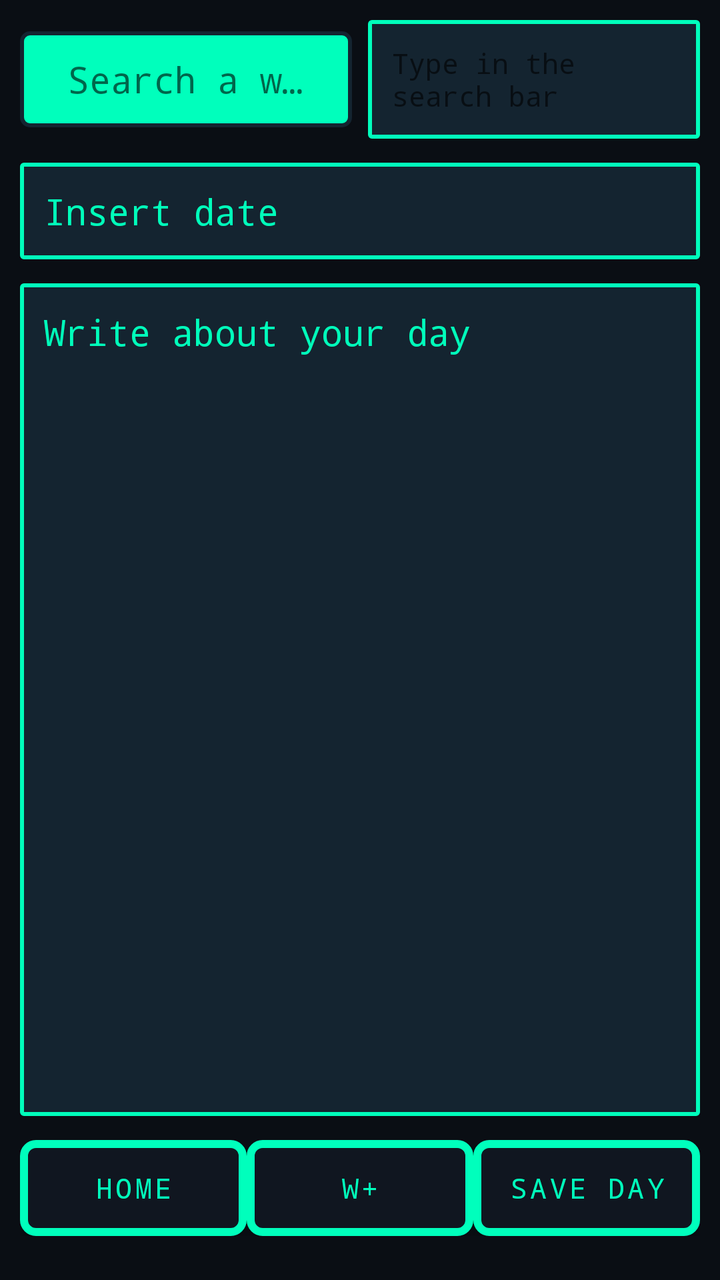
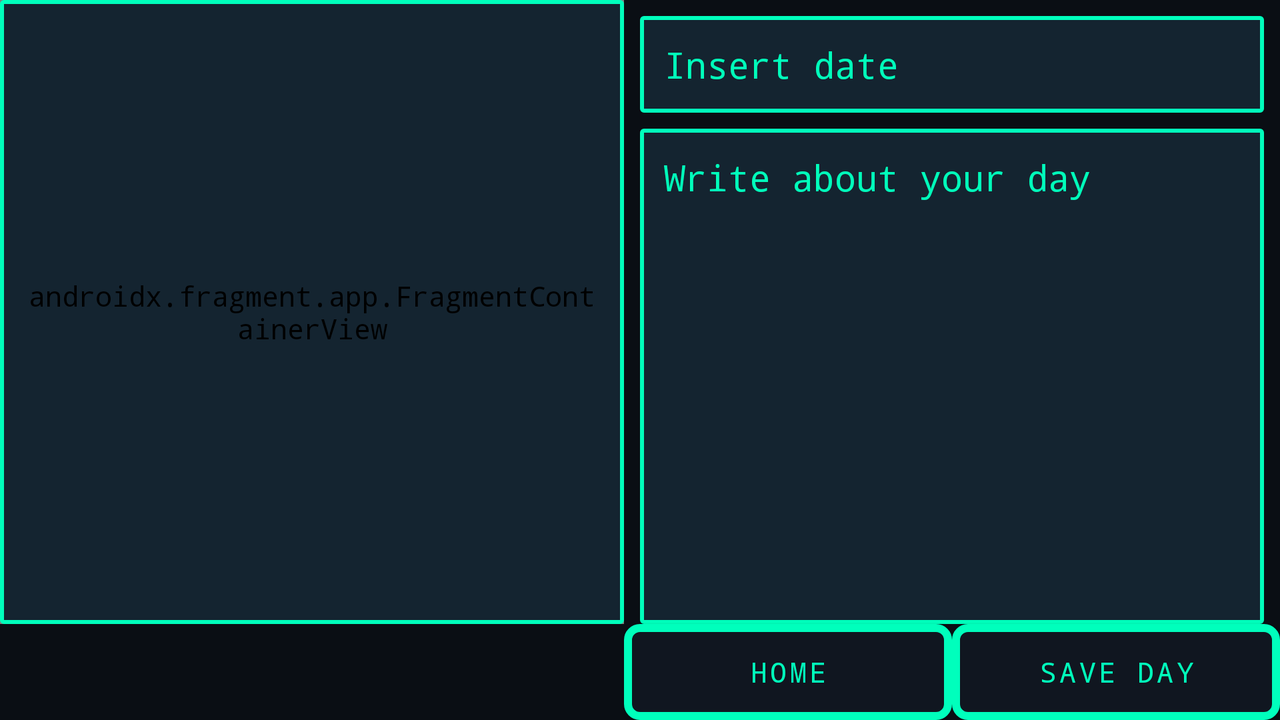

Two renders of one Android screen. The first uses the default layout on a phone; the second uses the alternative layout the repository ships for a different screen configuration, on a matching device. The two XML files are below.
<!-- AndroidManifest.xml: application theme AppTheme -->
<!-- res/layout/fragment_new_day_page.xml -->
<?xml version="1.0" encoding="utf-8"?>
<LinearLayout xmlns:android="http://schemas.android.com/apk/res/android"
    xmlns:tools="http://schemas.android.com/tools"
    android:id="@+id/word_suggestion"
    android:layout_width="match_parent"
    android:layout_height="match_parent"
    android:orientation="vertical"
    android:padding="10dp"
    tools:context=".pages.NewDayPage">

    
    <LinearLayout
        android:layout_width="match_parent"
        android:layout_height="wrap_content"
        android:gravity="center_vertical"
        android:orientation="horizontal">

        <SearchView
            android:id="@+id/wordSearchView"
            style="@style/GundamSearchView"
            android:layout_width="0dp"
            android:layout_height="wrap_content"
            android:layout_weight="1"
            android:queryHint="@string/search_a_word" />

        <TextView
            android:id="@+id/wordSuggestion"
            android:layout_width="0dp"
            android:layout_height="wrap_content"
            android:layout_marginStart="8dp"
            android:layout_weight="1"
            android:hint="@string/type_in_the_search_bar"
            android:maxLines="4"
            android:overScrollMode="always"
            android:scrollbars="vertical" />

    </LinearLayout>

    <Space
        android:layout_width="match_parent"
        android:layout_height="12dp" />

    
    <EditText
        android:id="@+id/editTextDate"
        android:layout_width="match_parent"
        android:layout_height="wrap_content"
        android:hint="@string/insert_date"
        android:inputType="none" />

    
    <Space
        android:layout_width="match_parent"
        android:layout_height="12dp" />

    <EditText
        android:id="@+id/editTextTextMultiLine"
        android:layout_width="match_parent"
        android:layout_height="0dp"
        android:layout_weight="1"
        android:gravity="start|top"
        android:hint="@string/write_about_your_day"
        android:inputType="textMultiLine" />

    

    <Space
        android:layout_width="match_parent"
        android:layout_height="12dp" />

    <LinearLayout
        android:id="@+id/linearLayout2"
        android:layout_width="match_parent"
        android:layout_height="wrap_content"
        android:orientation="horizontal">

        <Button
            android:id="@+id/home_btn"
            android:layout_width="0dp"
            android:layout_height="wrap_content"
            android:layout_weight="1"
            android:text="@string/home" />

        <Button
            android:id="@+id/fast_dictionary_btn"
            android:layout_width="0dp"
            android:layout_height="wrap_content"
            android:layout_weight="1"
            android:text="@string/Add_fast_word" />

        <Button
            android:id="@+id/save_data_btn"
            android:layout_width="0dp"
            android:layout_height="wrap_content"
            android:layout_weight="1"
            android:text="@string/Save_new_day" />

    </LinearLayout>

    <Space
        android:layout_width="match_parent"
        android:layout_height="12dp" />

</LinearLayout>
<!-- resources referenced by this layout -->
<resources>
  <string name="Add_fast_word">W+</string>
  <string name="Save_new_day">Save day</string>
  <string name="home">Home</string>
  <string name="insert_date">Insert date</string>
  <string name="search_a_word">Search a word</string>
  <string name="type_in_the_search_bar">Type in the search bar</string>
  <string name="write_about_your_day">Write about your day</string>
  <style name="GundamSearchView" parent="Widget.AppCompat.SearchView">
          <item name="android:background">@drawable/searchview_background</item>
          <item name="android:editTextColor">#00FFBC</item>
          <item name="android:textColorHint">#00796B</item>
          <item name="android:iconifiedByDefault">false</item>
          <item name="android:textCursorDrawable">@drawable/g_cursor</item>
      </style>
  <!-- drawable searchview_background (drawable) -->
  <?xml version="1.0" encoding="utf-8"?>
  <shape xmlns:android="http://schemas.android.com/apk/res/android">
      <solid android:color="#00FFBC" />
      <stroke android:width="2dp" android:color="#142430" />
      <corners android:radius="4dp" />
      <padding android:left="8dp" android:top="8dp" android:right="8dp" android:bottom="8dp"/>
  </shape>
  <!-- drawable g_cursor (drawable) -->
  <?xml version="1.0" encoding="utf-8"?>
  <shape xmlns:android="http://schemas.android.com/apk/res/android">
      <size android:width="2dp" />
      <solid android:color="#FF0000" />
  </shape>
  <style name="GundamCommandButton" parent="Widget.AppCompat.Button">
          <item name="android:background">@drawable/command_button</item> 
          <item name="android:textColor">#00FFBC</item> 
          <item name="android:padding">12dp</item>
          <item name="android:textAllCaps">true</item> 
          <item name="android:fontFamily">monospace</item> 
          <item name="android:letterSpacing">0.1</item> 
      </style>
  <style name="GundamDataField" parent="Widget.AppCompat.EditText">
          <item name="android:background">@drawable/data_field</item>
          <item name="android:textColor">#00FFBC</item> 
          <item name="android:textColorHint">#00FFBB</item> 
          <item name="android:padding">12dp</item>
          <item name="android:fontFamily">monospace</item>
          <item name="android:textCursorDrawable">@drawable/g_cursor
          </item> 
      </style>
  <style name="GundamTextView" parent="Widget.AppCompat.TextView">
          <item name="android:background">@drawable/text_view_field</item>
          <item name="android:textColor">#00FFBC</item> 
          <item name="android:padding">12dp</item>
          <item name="android:fontFamily">monospace</item>
      </style>
  <!-- drawable command_button (drawable) -->
  <?xml version="1.0" encoding="utf-8"?>
  <shape xmlns:android="http://schemas.android.com/apk/res/android">
      <solid android:color="#101620" /> 
      <stroke android:width="4dp" android:color="#00FFBC" /> 
      <corners android:radius="6dp" /> 
      <padding android:left="10dp" android:top="10dp" android:right="10dp" android:bottom="10dp" />
  </shape>
  <!-- drawable data_field (drawable) -->
  <?xml version="1.0" encoding="utf-8"?>
  <shape xmlns:android="http://schemas.android.com/apk/res/android">
      <solid android:color="#142430" /> 
      <stroke android:width="2dp" android:color="#00FFBC" /> 
      <item android:name="android:textColor">#00FFBC</item> 
      <item android:name="android:textColorHint">#00FFBB</item> 
      <corners android:radius="1dp" /> 
      <padding android:left="10dp" android:top="10dp" android:right="10dp" android:bottom="10dp" />
  </shape>
  <!-- drawable text_view_field (drawable) -->
  <?xml version="1.0" encoding="utf-8"?>
  <shape xmlns:android="http://schemas.android.com/apk/res/android">
      <solid android:color="#142430" /> 
      <stroke android:width="2dp" android:color="#00FFBC" /> 
      <item android:name="android:textColor">#00FFBC</item>
      <corners android:radius="1dp" /> 
      <padding android:left="10dp" android:top="10dp" android:right="10dp" android:bottom="10dp" />
  </shape>
  <!-- some entries are left out for length -->
</resources>
<!-- res/layout-land/fragment_new_day_page.xml (the repository's variant of the layout above) -->
<!-- drawn on the phone turned sideways -->
<?xml version="1.0" encoding="utf-8"?>
<androidx.constraintlayout.widget.ConstraintLayout xmlns:android="http://schemas.android.com/apk/res/android"
    xmlns:app="http://schemas.android.com/apk/res-auto"
    xmlns:tools="http://schemas.android.com/tools"
    android:id="@+id/word_suggestion"
    android:layout_width="match_parent"
    android:layout_height="match_parent"
    tools:context=".pages.NewDayPage">

    
    <androidx.fragment.app.FragmentContainerView
        android:id="@+id/landscapeFragmentDicView"
        android:name="com.example.mydiary.pages.Dictionary"
        android:layout_width="0dp"
        android:layout_height="0dp"
        android:layout_weight="1"
        app:layout_constraintBottom_toTopOf="@+id/land_home_btn"
        app:layout_constraintEnd_toStartOf="@+id/editTextDate"
        app:layout_constraintStart_toStartOf="parent"
        app:layout_constraintTop_toTopOf="parent" />

    
    <EditText
        android:id="@+id/editTextDate"
        android:layout_width="0dp"
        android:layout_height="wrap_content"
        android:hint="@string/insert_date"
        android:inputType="none"
        app:layout_constraintEnd_toEndOf="parent"
        app:layout_constraintStart_toEndOf="@+id/landscapeFragmentDicView"
        app:layout_constraintTop_toTopOf="parent"
        android:layout_marginStart="8dp"
        android:layout_marginEnd="8dp"
        android:layout_marginTop="8dp" />

    
    <EditText
        android:id="@+id/editTextTextMultiLine"
        android:layout_width="0dp"
        android:layout_height="0dp"
        android:gravity="start|top"
        android:hint="@string/write_about_your_day"
        android:inputType="textMultiLine"
        android:layout_marginStart="8dp"
        android:layout_marginEnd="8dp"
        android:layout_marginTop="8dp"
        app:layout_constraintBottom_toTopOf="@+id/land_home_btn"
        app:layout_constraintEnd_toEndOf="parent"
        app:layout_constraintStart_toEndOf="@+id/landscapeFragmentDicView"
        app:layout_constraintTop_toBottomOf="@+id/editTextDate" />

    
    <Button
        android:id="@+id/land_home_btn"
        android:layout_width="0dp"
        android:layout_height="wrap_content"
        android:text="@string/home"
        app:layout_constraintBottom_toBottomOf="parent"
        app:layout_constraintEnd_toStartOf="@+id/land_save_btn"
        app:layout_constraintStart_toEndOf="@+id/landscapeFragmentDicView"
        app:layout_constraintTop_toBottomOf="@+id/editTextTextMultiLine" />

    
    <Button
        android:id="@+id/land_save_btn"
        android:layout_width="0dp"
        android:layout_height="wrap_content"
        android:text="@string/Save_new_day"
        app:layout_constraintBottom_toBottomOf="parent"
        app:layout_constraintEnd_toEndOf="parent"
        app:layout_constraintStart_toEndOf="@+id/land_home_btn"
        app:layout_constraintTop_toBottomOf="@+id/editTextTextMultiLine" />

</androidx.constraintlayout.widget.ConstraintLayout>
<!-- resources referenced by the variant -->
<!-- as the phone turned sideways resolves them -->
<resources>
  <string name="Save_new_day">Save day</string>
  <string name="home">Home</string>
  <string name="insert_date">Insert date</string>
  <string name="write_about_your_day">Write about your day</string>
  <style name="GundamCommandButton" parent="Widget.AppCompat.Button">
          <item name="android:background">@drawable/command_button</item> 
          <item name="android:textColor">#00FFBC</item> 
          <item name="android:padding">12dp</item>
          <item name="android:textAllCaps">true</item> 
          <item name="android:fontFamily">monospace</item> 
          <item name="android:letterSpacing">0.1</item> 
      </style>
  <style name="GundamDataField" parent="Widget.AppCompat.EditText">
          <item name="android:background">@drawable/data_field</item>
          <item name="android:textColor">#00FFBC</item> 
          <item name="android:textColorHint">#00FFBB</item> 
          <item name="android:padding">12dp</item>
          <item name="android:fontFamily">monospace</item>
          <item name="android:textCursorDrawable">@drawable/g_cursor
          </item> 
      </style>
  <style name="GundamSearchView" parent="Widget.AppCompat.SearchView">
          <item name="android:background">@drawable/searchview_background</item>
          <item name="android:editTextColor">#00FFBC</item>
          <item name="android:textColorHint">#00796B</item>
          <item name="android:iconifiedByDefault">false</item>
          <item name="android:textCursorDrawable">@drawable/g_cursor</item>
      </style>
  <style name="GundamTextView" parent="Widget.AppCompat.TextView">
          <item name="android:background">@drawable/text_view_field</item>
          <item name="android:textColor">#00FFBC</item> 
          <item name="android:padding">12dp</item>
          <item name="android:fontFamily">monospace</item>
      </style>
  <!-- drawable command_button (drawable) -->
  <?xml version="1.0" encoding="utf-8"?>
  <shape xmlns:android="http://schemas.android.com/apk/res/android">
      <solid android:color="#101620" /> 
      <stroke android:width="4dp" android:color="#00FFBC" /> 
      <corners android:radius="6dp" /> 
      <padding android:left="10dp" android:top="10dp" android:right="10dp" android:bottom="10dp" />
  </shape>
  <!-- drawable data_field (drawable) -->
  <?xml version="1.0" encoding="utf-8"?>
  <shape xmlns:android="http://schemas.android.com/apk/res/android">
      <solid android:color="#142430" /> 
      <stroke android:width="2dp" android:color="#00FFBC" /> 
      <item android:name="android:textColor">#00FFBC</item> 
      <item android:name="android:textColorHint">#00FFBB</item> 
      <corners android:radius="1dp" /> 
      <padding android:left="10dp" android:top="10dp" android:right="10dp" android:bottom="10dp" />
  </shape>
  <!-- drawable g_cursor (drawable) -->
  <?xml version="1.0" encoding="utf-8"?>
  <shape xmlns:android="http://schemas.android.com/apk/res/android">
      <size android:width="2dp" />
      <solid android:color="#FF0000" />
  </shape>
  <!-- drawable searchview_background (drawable) -->
  <?xml version="1.0" encoding="utf-8"?>
  <shape xmlns:android="http://schemas.android.com/apk/res/android">
      <solid android:color="#00FFBC" />
      <stroke android:width="2dp" android:color="#142430" />
      <corners android:radius="4dp" />
      <padding android:left="8dp" android:top="8dp" android:right="8dp" android:bottom="8dp"/>
  </shape>
  <!-- drawable text_view_field (drawable) -->
  <?xml version="1.0" encoding="utf-8"?>
  <shape xmlns:android="http://schemas.android.com/apk/res/android">
      <solid android:color="#142430" /> 
      <stroke android:width="2dp" android:color="#00FFBC" /> 
      <item android:name="android:textColor">#00FFBC</item>
      <corners android:radius="1dp" /> 
      <padding android:left="10dp" android:top="10dp" android:right="10dp" android:bottom="10dp" />
  </shape>
  <!-- some entries are left out for length -->
</resources>
